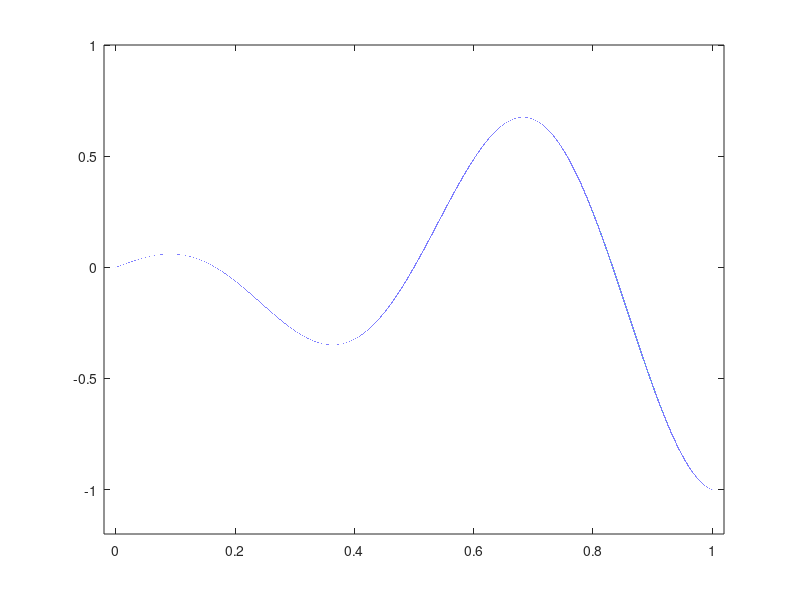

Recreate this plot in MATLAB. (Note: this script raises an error after producing the figure.)
% illustration of error decrease for 1d reconstruction with different wavelets 
% when Fourier samples are taken on log sampling scheme

clear all;
close all;

delta = 0.97; % density of the sampling points; delta<1

f = @(x) x.*cos(3*pi*x); % function to be reconstructed
xylims=[-0.02 1.02 -1.2 1];

p = 18;

figure('Name','Original function'); plot(2^-p:2^-p:1,f(2^-p:2^-p:1)); axis(xylims)

Rrange=[5 6 7 8];
R0=Rrange(1);

%% Haar

a = 1; % number of vanishing moments

for R=Rrange % maximum scale of wavelet coefficients
    fprintf('%d Haar: \n',2^R);
    
    N = 2^R;
    K = N;
    
    [sp,M]=log_sampling(delta,K);
    mu=0.5*[2*(sp(2)-sp(1)); sp(3:M)-sp(1:M-2); 2*(sp(M)-sp(M-1))]; 
    
    omega = sqrt(mu).*integral(@(x)f(x).*exp(-1i*2*pi*sp*x),0,1,'ArrayValued',true,'AbsTol',1e-14);
    
    ft_sca= haar_phi_ft(sp./2^R);
    
    st = nufft_init(2*pi*1/N*sp,N,10,2*N,0,'minmax:tuned');

    GS_handle = @(x,mode) Haar_Op_Handle_NU(mode, x, R, ft_sca, mu, st);
    z = lsqr(GS_handle,omega(:),10^(-12));
    
    recons = get1DHaarReconstruction(z, p, R);

    error_gs_Haar(R-R0+1) = sqrt(sum(abs(f((0:2^-p:1-2^-p)')-recons).^2)/2^(p)); %#ok<*SAGROW>

    fprintf('GS error is %d \n',error_gs_Haar(R-R0+1));
    fprintf('error/K^(-a) is %d \n',error_gs_Haar(R-R0+1)/(K)^(-a));
    fprintf('-log2(error)/log2(K) is %d \n',-log2(error_gs_Haar(R-R0+1))/log2(K));
    disp(' ')
end

%% DB2, DB3

for a=2:3 % number of vanishing moments
    for R=Rrange % maximum scale of wavelet coefficients
        fprintf('%d DB%d: \n',2^R, a)
        
        N = 2^R;
        K = N;
    
        [sp,M]=log_sampling(delta,K);
        mu=0.5*[2*(sp(2)-sp(1)); sp(3:M)-sp(1:M-2); 2*(sp(M)-sp(M-1))]; 
        
        omega = sqrt(mu).*integral(@(x)f(x).*exp(-1i*2*pi*sp*x),0,1,'ArrayValued',true,'AbsTol',1e-14);

        W = 1/(2^R)*sp;
        [ft_sca_L, ft_sca, ft_sca_R] = CDJV_FT_Vec(a, W);
        
        st = nufft_init(2*pi*1/N*sp,N,10,2*N,0,'minmax:tuned');

        GS_handle = @(x,mode) CDJV_Op_Handle_NU(mode, x, R, a, ft_sca, ft_sca_L, ft_sca_R, sp, mu, st);
        z = lsqr(GS_handle,omega(:),10^(-12),30);
        
        recons = get1DReconstruction(z, a, p, R,24);

        error_gs_DB(R-R0+1,a-1) = sqrt(sum(abs(f((0:2^-p:1-2^-p)')-recons).^2)/2^(p)); %#ok<*SAGROW>
        
        fprintf('GS error is %d \n', error_gs_DB(R-R0+1,a-1));
        fprintf('error/K^(-a) is %d \n',error_gs_DB(R-R0+1,a-1)/(K)^(-a));
        fprintf('-log2(error)/log2(K) is %d \n',-log2(error_gs_DB(R-R0+1,a-1))/log2(K));
        disp(' ')
    end
end

%% gridding

for R=Rrange 
    
    K = 2^R;
    fprintf('Gridding from bandwidth %d: \n',K);
    
    [sp,M]=log_sampling(delta,K);
    mu=0.5*[2*(sp(2)-sp(1)); sp(3:M)-sp(1:M-2); 2*(sp(M)-sp(M-1))]; 
    
    omega = integral(@(x)f(x).*exp(-1i*2*pi*sp*x),0,1,'ArrayValued',true,'AbsTol',1e-14);
    
    stg=nufft_init(2*pi*(1/2^p)*sp,2^p,10,2*2^p,0); 
    y=nufft_adj(mu.*omega,stg);

    error_gr(R-R0+1) =sqrt(sum(abs(f((2^-p:2^-p:1))-y.').^2)/2^(p));
    log_gr(R-R0+1) = -log2(error_gr(R-R0+1))/log2(K);
    
    fprintf('Gridding error is %d \n', error_gr(R-R0+1));
    fprintf('error/K is %d \n',error_gr(R-R0+1)/(K));
    fprintf('-log2(error)/log2(K) is %d \n',log_gr(R-R0+1));
    disp(' ')
end

%% plots 

figure('Name','-log2(error) : log sampling');
plot(Rrange,-log2(error_gr),'ok-','LineWidth',1,'MarkerSize',5);
hold on;
plot(Rrange,-log2(error_gs_Haar),'sb-','LineWidth',1,'MarkerSize',5);
plot(Rrange,-log2(error_gs_DB(:,1)),'dm-','LineWidth',1,'MarkerSize',5);
plot(Rrange,-log2(error_gs_DB(:,2)),'^g-','LineWidth',1,'MarkerSize',5);
set(gca,'XTick',Rrange)
xlabel('log2(K)');
ylabel('-log2(error)');
l= legend('Gr','Haar','DB2','DB3');
set(l,'Interpreter','Latex','FontSize',13, 'Location','NorthWest');





% Copyright (c) 2014. Clarice Poon and Milana Gataric
